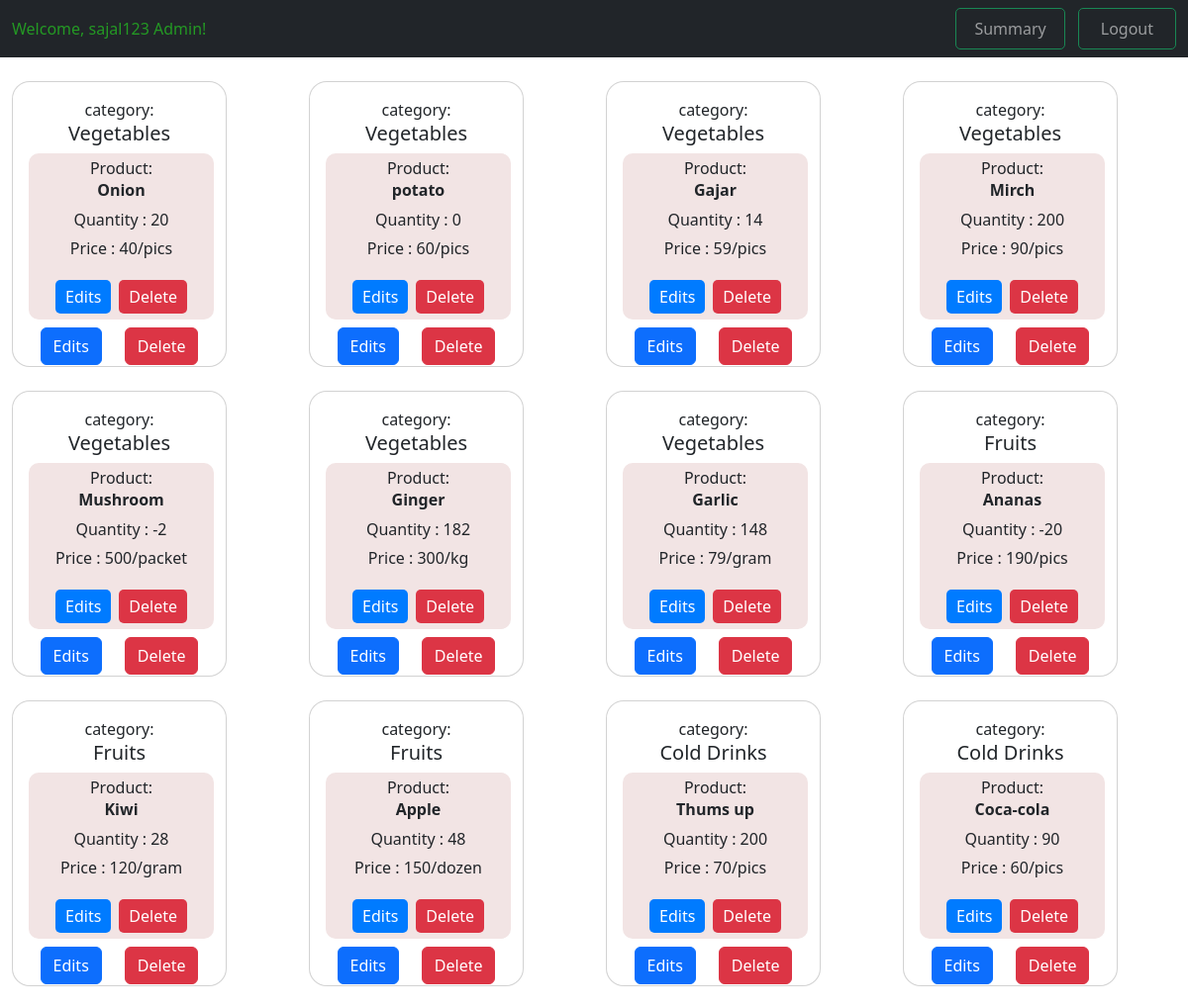
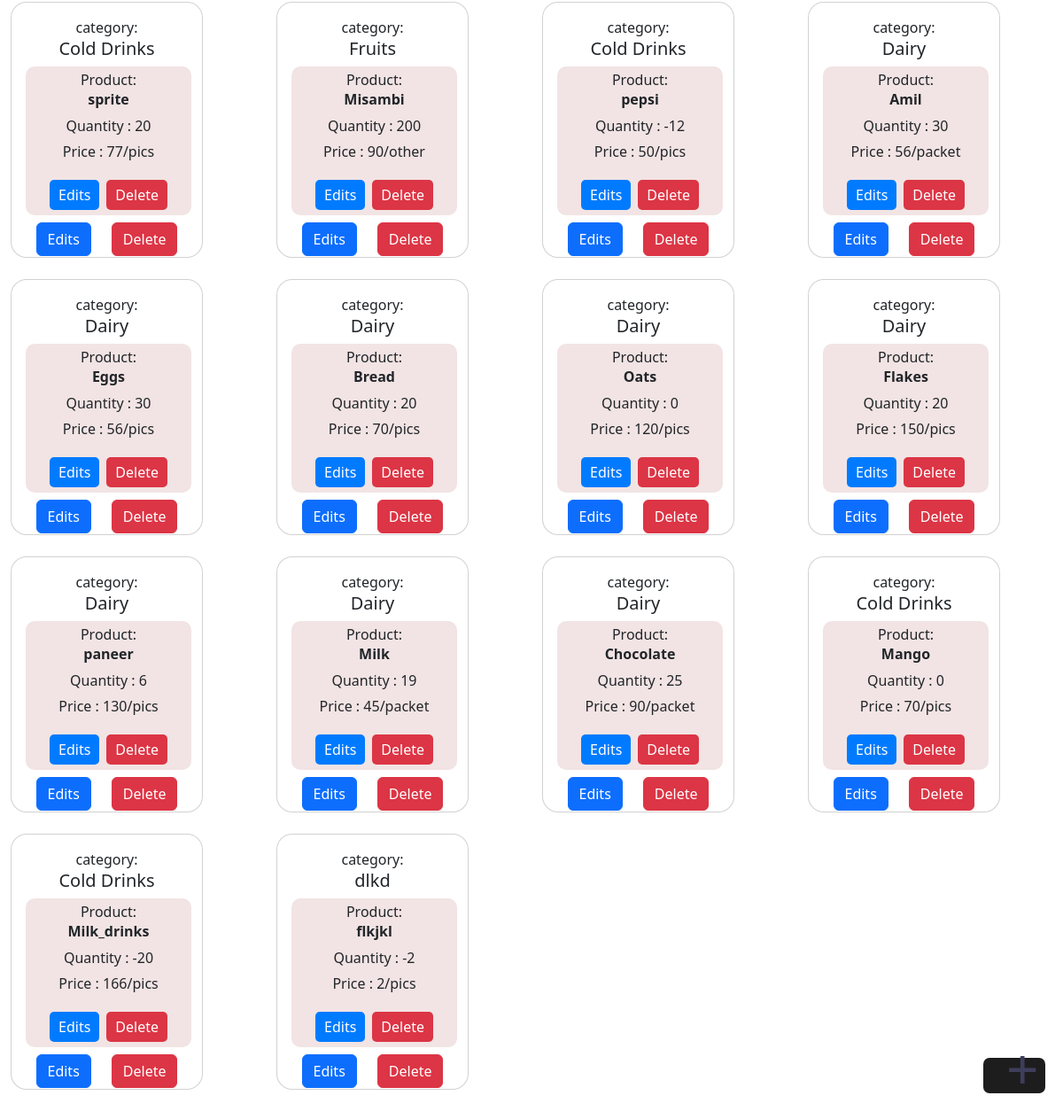
The app's page /category (signed in) with its own data (2 pictures, top to bottom).
### application/model.py (models this page shows, shortened)
class Product(db.Model):
    id = db.Column(db.Integer, primary_key = True)
    name = db.Column(db.String(60), nullable = False)
    price = db.Column(db.Integer, nullable = False)
    description = db.Column(db.String(80), nullable = False)
    quantity = db.Column(db.Integer ,nullable = False)
    sold = db.Column(db.Integer , default = 0)
    unit = db.Column(db.String(20), nullable = False)
    Total_price = db.Column(db.Integer,nullable = False)
    category_id = db.Column(db.Integer, db.ForeignKey('category.id'), nullable = False)
    product_cart = db.relationship('My_cart', backref = 'product', lazy = True, cascade='all, delete-orphan')

class Category(db.Model):
    id = db.Column(db.Integer, primary_key = True)
    name = db.Column(db.String(30), nullable = False, unique = True)
    products = db.relationship('Product', backref = 'category', lazy = True, cascade='all, delete-orphan')
    category_cart = db.relationship('My_cart', backref = 'category', lazy = True, cascade='all, delete-orphan')

### application/controller.py (the view)
@app.route('/category')
def category():
    if 'username' in session:
        username = session['username']
        category_list = Category.query.all()
        if category_list:
            getting_products = Product.query.all()
            if getting_products:
                category_products = []
                for product in getting_products:
                    cat_id = product.category_id
                    category = Category.query.get(cat_id)
                    category_products.append((product, category))
                return render_template('add_product_card.html', username = username, category_products = category_products)
            else:
                return render_template('add_category.html', username = username, categories = category_list)
        else:
            return render_template('no_category_product.html', username = username)
    else:
       return redirect(url_for('admin_login'))

### application/templates/add_product_card.html (shortened to what this page needs)
<!DOCTYPE html>
<html lang="en">
<head>
    <link href="https://cdn.jsdelivr.net/npm/bootstrap@5.3.0/dist/css/bootstrap.min.css" rel="stylesheet">
    <link rel="stylesheet" type="text/css" href="{{url_for('static', filename ='style_1.css')}}">
</head>
<body>
    <nav class="navbar navbar-expand-lg navbar-dark bg-dark">
        <div class="container-fluid">
            <p class="navbar-band username-text">Welcome, {{ username }} Admin!</p>
            <div class="collapse navbar-collapse " id="ajoy">
                <ul class="navbar-nav ml-auto" style="margin-left: auto;">
                    <button class="btn btn-outline-success ml-auto" style="border-radius: 5px; padding: 0px 10px;">
                        <a class="nav-link" href="{{url_for('summary')}}">Summary</a>
                    </button>
                    <button class="btn btn-outline-success ml-2" style="border-radius: 5px; padding: 0px 14px; margin-left: 13px;">
                        <a class="nav-link" href="{{ url_for('admin_logout') }}">Logout</a>
                    </button>
                </ul>
            </div>
        </div>
    </nav>
    <div class="container-fluid">
        <div class="row mt-4">
            {% for product,category in category_products %}
            <div class="col-12 col-sm-6 col-md-4 col-lg-3 mb-4">
                <div class="card h-100" style="height: 308px; width: 217px; border-radius: 18px;">
                    <div class="card-body">
                        <p style="text-align: center; margin: 0;">category:</p>
                        <h5 class="card-title" style="text-align: center;">{{category.name}}</h5>
                        <div class="rectangle_box"><br>
                            <p style="text-align: center; margin: 0; margin-top: -34px;">Product:</p>
                            <b>{{product.name}}</b>
                            <p> Quantity : {{product.quantity}}</p>
                            <p> Price : {{product.price}}/{{product.unit}}</p>
                            <div class="rectangle_box_buttons">
                                <a href="{{ url_for('update_product', id=product.id) }}" class="rectangle_box_button edit" onclick="return confirm('Are you sure, you want to edit {{product.name}} product ?')">Edits</a>
                                <a href="{{ url_for('delete_product', id=product.id) }}" class="rectangle_box_button delete" onclick="return confirm('Are you sure, you want to delete {{product.name}} product ?')">Delete</a>
                            </div>
                        </div>
                        <div class="d-flex justify-content-around mt-2">
                            <a href="{{ url_for('update_category', id=category.id) }}" class="btn btn-primary" onclick="return confirm('Are you sure, you want to edit {{category.name}} category ?')">Edits</a>
                            <a href="{{ url_for('delete_category', id=category.id) }}" class="btn btn-danger" onclick="return confirm('Are you sure you want to delete {{category.name}} category?')">Delete</a>
                        </div>
                    </div>
                </div>
            </div>
            {% endfor %}
        </div>
    </div>
    <a href="{{url_for('get_category')}}" class="rectangle-plus">
        <span class="plus">+</span>
    </a>
</body>
</html>

### application/static/style_1.css (style rules this page uses)
.rectangle_box { height: 168px; width: 187px; background-color: #f2e4e4; border-radius: 10px; display: grid; justify-content: center; align-items: center; }
.rectangle_box_buttons { display: flex; justify-content: center; margin-top: 14px; }
.rectangle_box_button { padding: 5px 10px; border: none; border-radius: 5px; cursor: pointer; }
.rectangle_box_button.edit { background-color: #007bff; color: white; text-decoration: none; margin-bottom: 3px; }
.rectangle_box_button.delete { background-color: #dc3545; color: white; margin-left: 8px; margin-bottom: 3px; text-decoration: none; }
b { text-align: center; justify-content: center; margin-top: -13px; margin-left: 0px; }
.rectangle-plus { position: fixed; height: 40px; width: 70px; background-color: #1d1d1e; color: #7e5353; text-align: center; line-height: 40px; bottom: 20px; right: 20px; text-decoration: none; border-radius: 7px; }
.plus { position: absolute; top: 50%; left: 100%; color: #3e3e5b; transform: translate(-120%, -70%); font-size: 64px; }
.username-text { color: rgb(36, 153, 36); }
.card { margin-bottom: 20px; }
.card-body { height: 267px; text-align: center; }

### application/templates/add_product_card.html (style rules this page uses)
p { text-align: center; margin: 0; }

### records on screen
Product: name "Vegetables", name "Onion", quantity "20", price "40", unit "pics"
Product: name "Vegetables", name "potato", quantity "0", price "60", unit "pics"
Product: name "Vegetables", name "Gajar", quantity "14", price "59", unit "pics"
Product: name "Vegetables", name "Mirch", quantity "200", price "90", unit "pics"
Product: name "Vegetables", name "Mushroom", quantity "-2", price "500", unit "packet"
Product: name "Vegetables", name "Ginger", quantity "182", price "300", unit "kg"
Product: name "Vegetables", name "Garlic", quantity "148", price "79", unit "gram"
Product: name "Fruits", name "Ananas", quantity "-20", price "190", unit "pics"
Product: name "Fruits", name "Kiwi", quantity "28", price "120", unit "gram"
Product: name "Fruits", name "Apple", quantity "48", price "150", unit "dozen"
Product: name "Cold Drinks", name "Thums up", quantity "200", price "70", unit "pics"
Product: name "Cold Drinks", name "Coca-cola", quantity "90", price "60", unit "pics"
Product: name "Cold Drinks", name "sprite", quantity "20", price "77", unit "pics"
Product: name "Fruits", name "Misambi", quantity "200", price "90", unit "other"
Product: name "Cold Drinks", name "pepsi", quantity "-12", price "50", unit "pics"
Product: name "Dairy", name "Amil", quantity "30", price "56", unit "packet"
Product: name "Dairy", name "Eggs", quantity "30", price "56", unit "pics"
Product: name "Dairy", name "Bread", quantity "20", price "70", unit "pics"
Product: name "Dairy", name "Oats", quantity "0", price "120", unit "pics"
Product: name "Dairy", name "Flakes", quantity "20", price "150", unit "pics"
Product: name "Dairy", name "paneer", quantity "6", price "130", unit "pics"
Product: name "Dairy", name "Milk", quantity "19", price "45", unit "packet"
Product: name "Dairy", name "Chocolate", quantity "25", price "90", unit "packet"
Product: name "Cold Drinks", name "Mango", quantity "0", price "70", unit "pics"
Product: name "Cold Drinks", name "Milk_drinks", quantity "-20", price "166", unit "pics"
Product: name "dlkd", name "flkjkl", quantity "-2", price "2", unit "pics"

### other values on screen
{{ username }} "sajal123"
